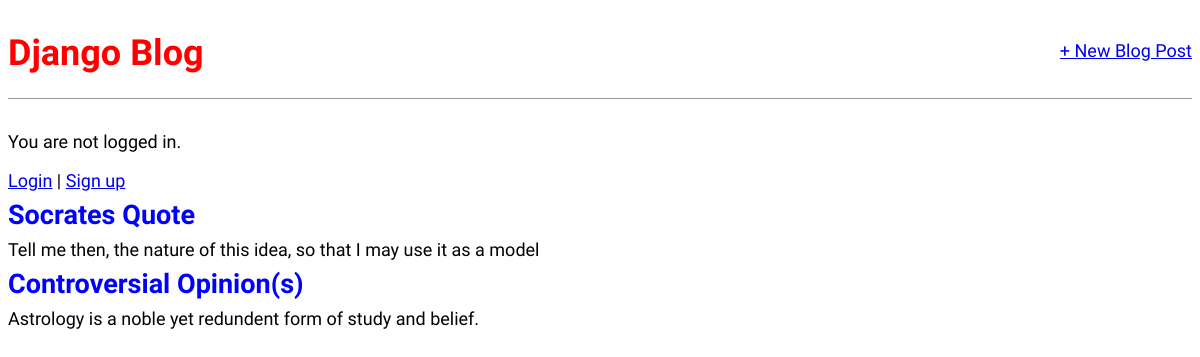
The page / on the database its author committed.
### blog/models.py (models this page shows, shortened)
class Post(models.Model):
    title = models.CharField(max_length=200)
    author = models.ForeignKey(
        "auth.User",
        on_delete=models.CASCADE,
    )
    body = models.TextField()

### blog/views.py (the view)
# urls.py: path("", BlogListView.as_view(), name="home"),
class BlogListView(ListView):
    model = Post
    template_name = "home.html"

### templates/home.html
{% extends "base.html" %}
{% block content %}
{% for post in post_list %}
<div class="post-entry">
    <h2><a href="{% url 'post_detail' post.pk %}">{{ post.title }}</a></h2>
    <p>{{ post.body }}</p>
</div>
{% endfor %}
{% endblock content %}

### static/css/base.css (style rules this page uses)
body { font-family: 'Source Sans Pro', sans-serif; font-size: 18px; }
.post-entry { margin-bottom: 0.5rem 0; }
.post-entry h2 { margin: 0.5rem 0; }
.post-entry h2 a, .post-entry h2 a:visited { color: blue; text-decoration: none; }
.post-entry p { margin: 0; font-weight: 400; }

### rows shown on the page
Post: title "Socrates Quote", body "Tell me then, the nature of this idea, so that I may use it as a model"
Post: title "Controversial Opinion(s)", body "Astrology is a noble yet redundent form of study and belief."
